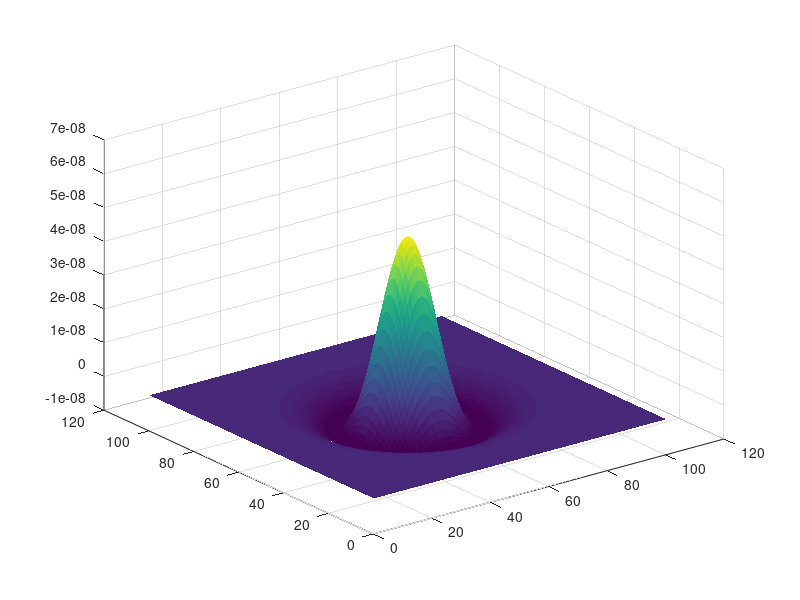

Reproduce this figure in MATLAB. (Note: this script raises an error after producing the figure.)
% feb 8,2018
% Filter which smooth the image and then find the edge
h=fspecial('log',[101 101],10);
surf(-h,'EdgeColor','none')
%log is the laplacian of gaussian filter
% it smoothes the image and then find the edges
h1=fspecial('log',[101 101],5);
h2=fspecial('log',[101 101],10);
im1=filter2(h1,im);
% you can even conbine different filters
surf(-(h1-h2),'EdgeColor','none');
% canny edge detection
e=edge(im2,'canny');
% to find the canny threshold value
[l,h]=edge(im2,'canny');
% to set your own threshold value
[l,h]=edge(im2,'canny',0.4);
imshow(l,[])


